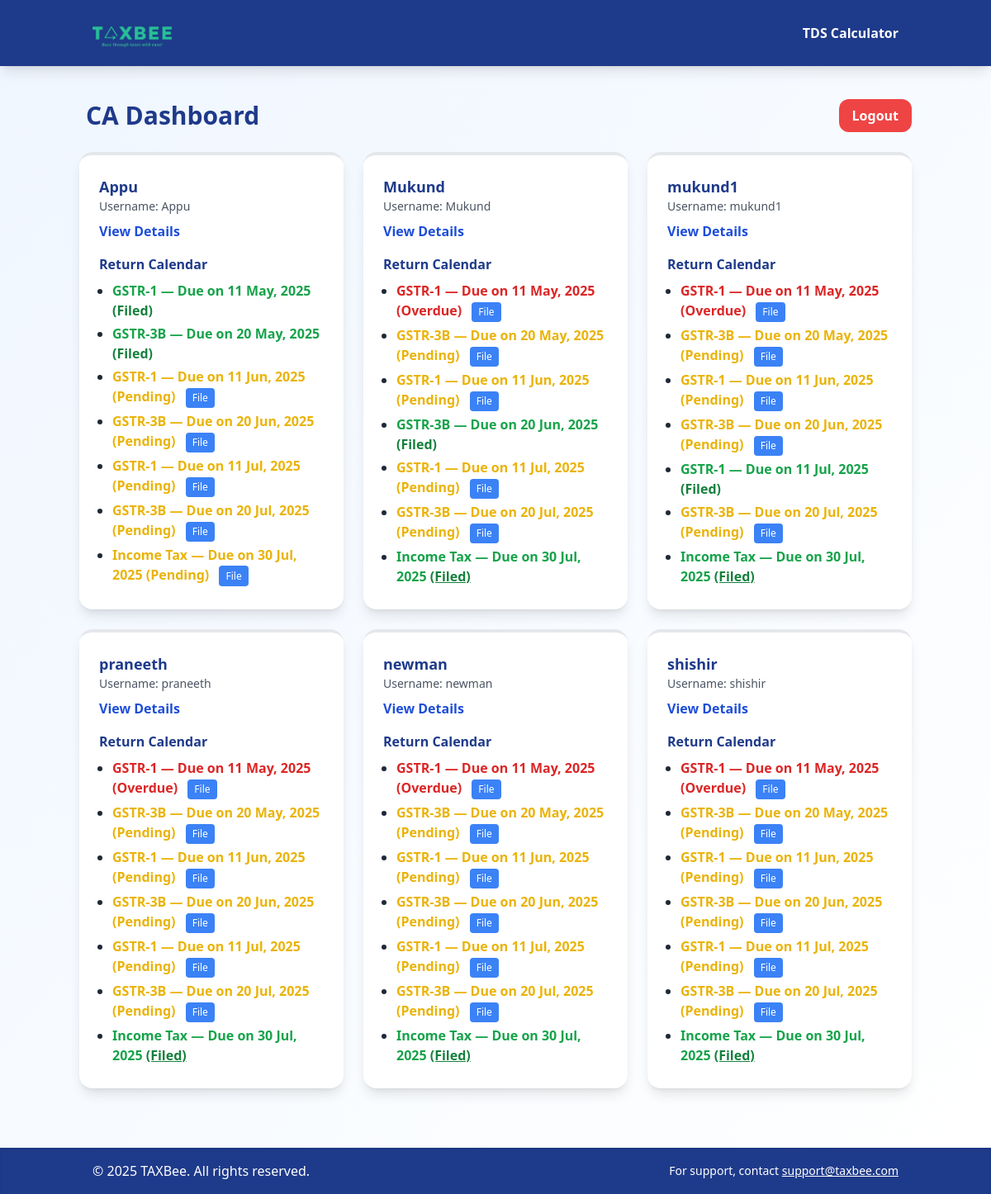
The page /ca/ca-dashboard/ (signed in) on the database its author committed.
### accounts/models.py (models this page shows, shortened)
class User(AbstractUser):
    ROLE_CHOICES = (
        ('client', 'Client'),
        ('ca', 'Chartered Accountant'),
    )
    role = models.CharField(max_length=10, choices=ROLE_CHOICES)
    assigned_ca = models.ForeignKey('self', null=True, blank=True, limit_choices_to={'role': 'ca'}, on_delete=models.SET_NULL)
    pan_number = models.CharField(max_length=20, blank=True, null=True)
    aadhar_number = models.CharField(max_length=20, blank=True, null=True)
    phone_number = models.CharField(max_length=20, blank=True, null=True)
    address = models.CharField(max_length=255, blank=True, null=True)
    bank_account = models.CharField(max_length=50, blank=True, null=True)

### ca/views.py (the view)
# urls.py: path('ca-dashboard/', CADashboardView.as_view(), name='ca_dashboard'),
class CADashboardView(LoginRequiredMixin, UserPassesTestMixin, TemplateView):
    template_name = 'ca/CAdashboard.html'
    def test_func(self):
        return self.request.user.role == 'ca'
    def get_context_data(self, **kwargs):
        context = super().get_context_data(**kwargs)
        from datetime import date
        from django.urls import reverse
        context['clients'] = User.objects.filter(assigned_ca=self.request.user, role='client')
        months = [5, 6, 7]
        year = 2025
        return_types = [
            {'type': 'GSTR-1', 'label': 'GSTR-1', 'day': 11},
            {'type': 'GSTR-3B', 'label': 'GSTR-3B', 'day': 20},
            {'type': 'IT', 'label': 'Income Tax', 'day': 30},
        ]
        today = date.today()
        calendar_data = {}
        for client in context['clients']:
            client_returns = []
            for month in months:
                for rt in return_types:
                    if rt['type'] == 'IT' and month != 7:
                        continue
                    due_date = date(year, month, rt['day'])
                    filed_obj = FiledReturn.objects.filter(client=client, return_type=rt['type'], due_date=due_date).first()
                    if filed_obj:
                        status = 'filed'
                        color = 'green'
                        filed = True
                        filed_date = filed_obj.filed_date
                        filed_return_id = filed_obj.id
                    elif due_date < today:
                        status = 'overdue'
                        color = 'red'
                        filed = False
                        filed_date = None
                        filed_return_id = ''
                    else:
                        status = 'pending'
                        color = 'yellow'
                        filed = False
                        filed_date = None
                        filed_return_id = ''
                    file_url = reverse('file_return') + f'?client_id={client.id}&return_type={rt["type"]}&due_date={due_date}'
                    client_returns.append({
                        'label': rt['label'],
                        'due_date': due_date,
                        'status': status,
                        'color': color,
                        'filed': filed,
                        'filed_date': filed_date,
                        'file_url': file_url,
                        'filed_return_id': filed_return_id,
                    })
            calendar_data[client.username] = client_returns
        context['calendar_data'] = calendar_data
        return context

### ca/templatetags/dict_key.py (called while the page is built)
@register.filter
def dict_key(d, key):
    return d.get(key, [])

### ca/templates/ca/CAdashboard.html (shortened to what this page needs)
{% extends "base.html" %}
{% load dict_key %}
{% block content %}
<div class="container mx-auto py-10">
  <section>
    <div class="flex justify-between items-center mb-6 px-2">
      <h1 class="text-3xl font-extrabold text-blue-900 px-2">CA Dashboard</h1>
      <form method="post" action="{% url 'logout' %}" style="display:inline;">
        <button type="submit" class="bg-red-500 hover:bg-red-600 text-white py-2 px-4 rounded-xl font-semibold">Logout</button>
      </form>
    </div>
    {% if clients %}
      <div class="grid grid-cols-1 md:grid-cols-2 lg:grid-cols-3 gap-6 px-2">
        {% for client in clients %}
          <div class="bg-white shadow-lg rounded-2xl p-6 border-t-4 border-gold-400">
            <h2 class="text-lg font-bold text-blue-900">{{ client.get_full_name|default:client.username }}</h2>
            <p class="text-sm text-gray-600 mb-2">Username: {{ client.username }}</p>
            <a href="{% url 'ca_client_detail' client.pk %}" class="text-blue-700 hover:underline font-semibold">View Details</a>
            <div class="mt-4">
              <h3 class="font-bold mb-2 text-blue-900">Return Calendar</h3>
              <ul class="list-disc ml-4">
                {% for item in calendar_data|dict_key:client.username %}
                  <li class="mb-1">
                    <span class="font-semibold {% if item.color == 'green' %}text-green-600{% elif item.color == 'yellow' %}text-yellow-500{% else %}text-red-600{% endif %}">
                      {{ item.label }} — Due on {{ item.due_date|date:'d M, Y' }}
                      {% if item.status == 'filed' and item.label == 'Income Tax' and item.filed_return_id %}
                        <a href="{% url 'ca_acknowledgment' %}?filed_return_id={{ item.filed_return_id }}&client_id={{ client.id }}" class="underline text-green-700 font-bold">(Filed)</a>
                      {% elif item.status == 'filed' %}
                        <span class="text-green-700 font-bold">(Filed)</span>
                      {% elif item.status == 'overdue' %}
                        (Overdue)
                      {% else %}
                        (Pending)
                      {% endif %}
                    </span>
                    {% if item.label == 'Income Tax' and not item.filed %}
                      <a href="{% url 'login_itr' %}?client_id={{ client.id }}" class="ml-2 px-2 py-1 bg-blue-500 text-white rounded text-xs">File</a>
                    {% endif %}
                    {% if not item.filed and item.label != 'Income Tax' %}
                      <form method="post" action="{{ item.file_url }}" style="display:inline;">
                        <button type="submit" class="ml-2 px-2 py-1 bg-blue-500 text-white rounded text-xs">File</button>
                      </form>
                    {% endif %}
                  </li>
                {% endfor %}
              </ul>
            </div>
          </div>
        {% endfor %}
      </div>
    {% else %}
      <p class="text-center text-gray-600">No clients assigned to you.</p>
    {% endif %}
  </section>
</div>
{% endblock %}

### rows shown on the page
User: get_full_name "Appu", username "Appu", label "GSTR-1" "GSTR-3B" "GSTR-1" "GSTR-3B" "GSTR-1" "GSTR-3B" "Income Tax", due_date "11 May, 2025" "20 May, 2025" "11 Jun, 2025" "20 Jun, 2025" "11 Jul, 2025" "20 Jul, 2025" "30 Jul, 2025"
User: get_full_name "Mukund", username "Mukund", label "GSTR-1" "GSTR-3B" "GSTR-1" "GSTR-3B" "GSTR-1" "GSTR-3B" "Income Tax", due_date "11 May, 2025" "20 May, 2025" "11 Jun, 2025" "20 Jun, 2025" "11 Jul, 2025" "20 Jul, 2025" "30 Jul, 2025"
User: get_full_name "mukund1", username "mukund1", label "GSTR-1" "GSTR-3B" "GSTR-1" "GSTR-3B" "GSTR-1" "GSTR-3B" "Income Tax", due_date "11 May, 2025" "20 May, 2025" "11 Jun, 2025" "20 Jun, 2025" "11 Jul, 2025" "20 Jul, 2025" "30 Jul, 2025"
User: get_full_name "praneeth", username "praneeth", label "GSTR-1" "GSTR-3B" "GSTR-1" "GSTR-3B" "GSTR-1" "GSTR-3B" "Income Tax", due_date "11 May, 2025" "20 May, 2025" "11 Jun, 2025" "20 Jun, 2025" "11 Jul, 2025" "20 Jul, 2025" "30 Jul, 2025"
User: get_full_name "newman", username "newman", label "GSTR-1" "GSTR-3B" "GSTR-1" "GSTR-3B" "GSTR-1" "GSTR-3B" "Income Tax", due_date "11 May, 2025" "20 May, 2025" "11 Jun, 2025" "20 Jun, 2025" "11 Jul, 2025" "20 Jul, 2025" "30 Jul, 2025"
User: get_full_name "shishir", username "shishir", label "GSTR-1" "GSTR-3B" "GSTR-1" "GSTR-3B" "GSTR-1" "GSTR-3B" "Income Tax", due_date "11 May, 2025" "20 May, 2025" "11 Jun, 2025" "20 Jun, 2025" "11 Jul, 2025" "20 Jul, 2025" "30 Jul, 2025"

### other values the page prints
{{ now|default:2025 }} "2025"
